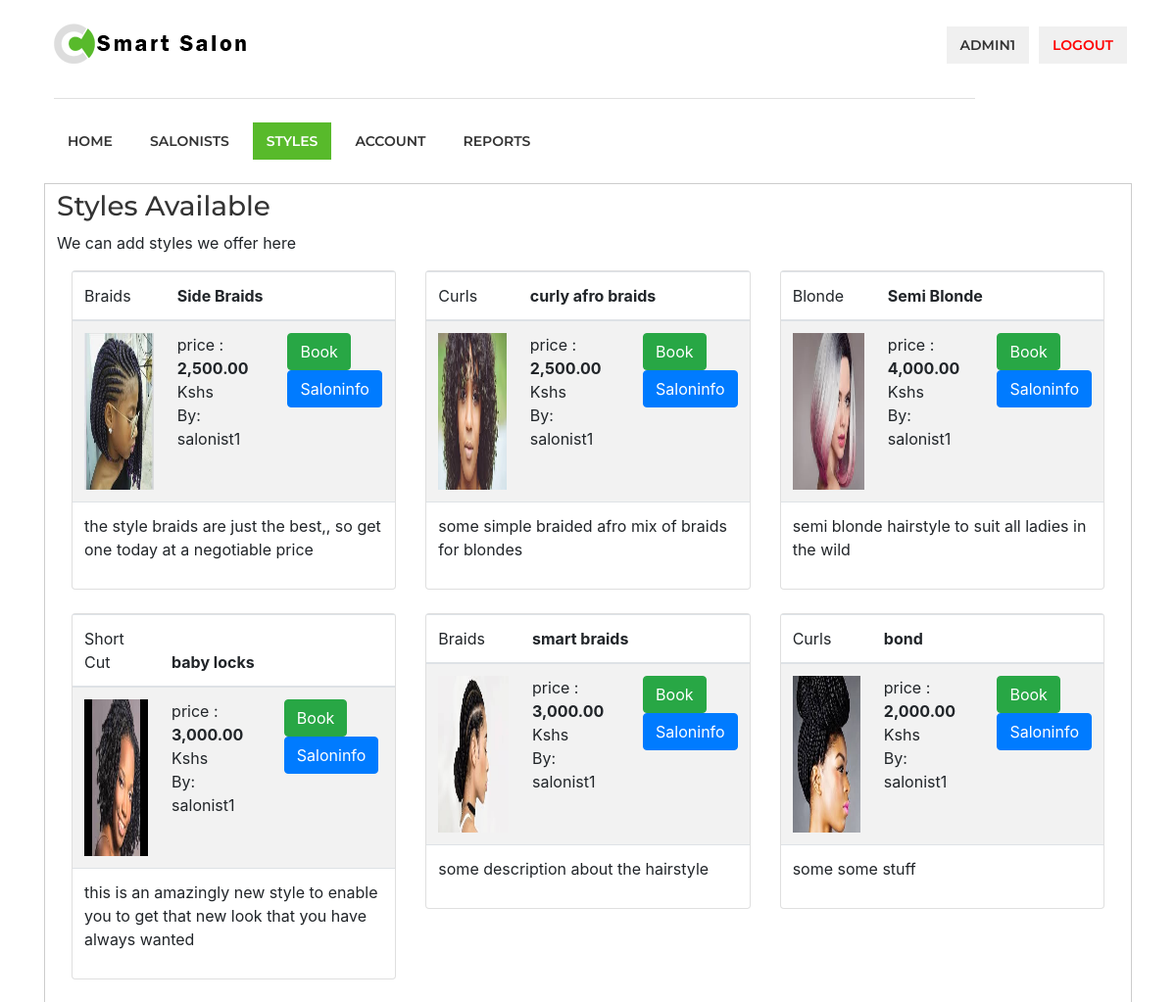
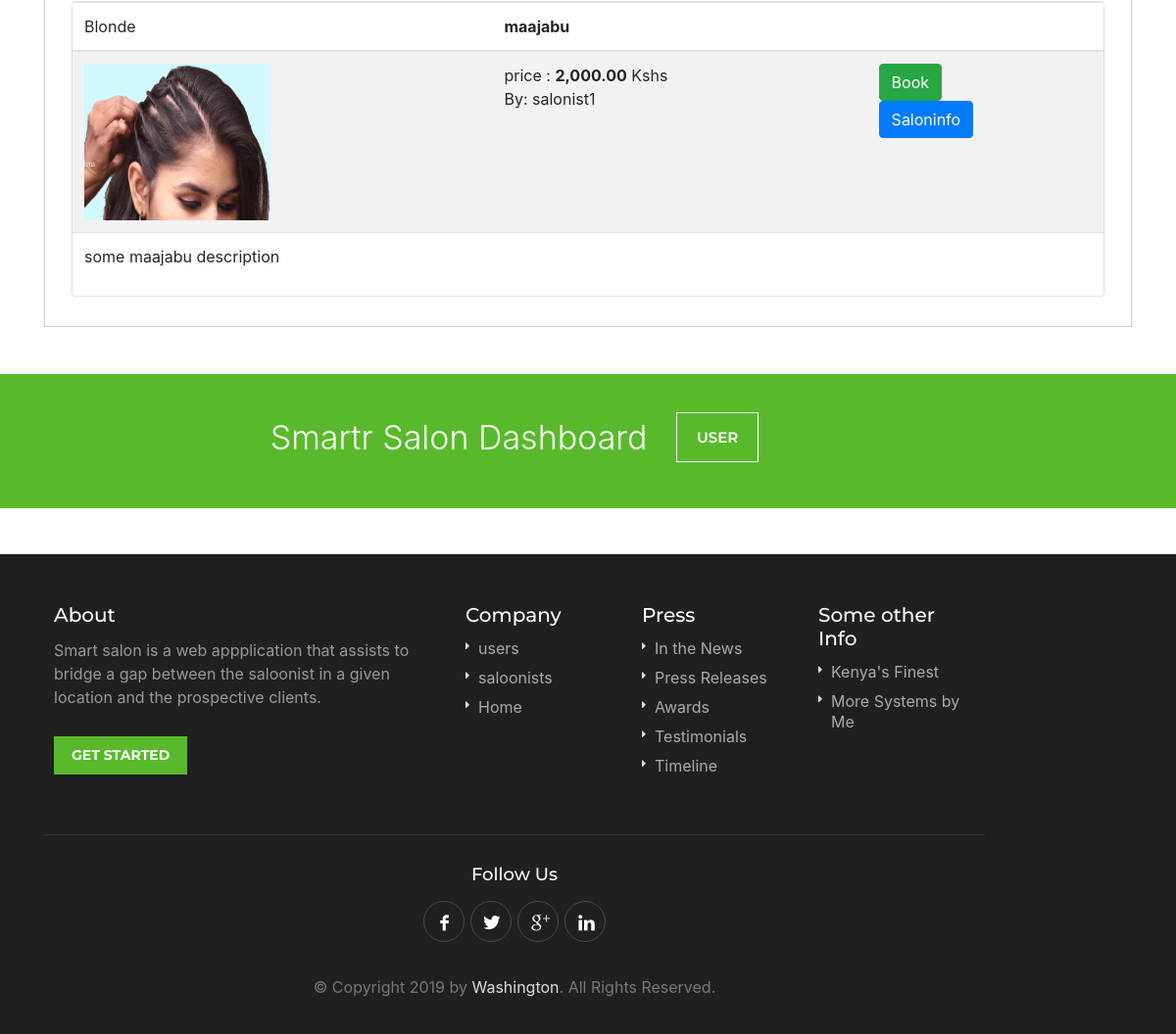
The app's page /user/styles.php (signed in) with its own data (2 pictures, top to bottom).
### tables this page shows
CREATE TABLE `styles` (
  `id` int(11) NOT NULL,
  `image` varchar(100) NOT NULL,
  `sname` varchar(40) NOT NULL,
  `scategory` varchar(40) NOT NULL,
  `sprice` double NOT NULL,
  `sdescription` varchar(255) NOT NULL,
  `salonistid` int(11) NOT NULL,
  `salonistname` varchar(40) NOT NULL
);

### user/styles.php (the view, shortened to what this page needs)
<?php
include('server.php');
?>
<!DOCTYPE html>
<html lang="en">
<head>
<link rel="stylesheet" href="css/style.css">
<link rel="stylesheet" href="css/colors/green.css" id="colors">
<link rel="stylesheet" href="css/bootstrap.min.css">
</head>
<body>
<div id="wrapper">
<header>
<div class="container">
	<div class="sixteen columns">
		<div id="logo">
			<h1><a href="index.php"><img src="images/logo.png" alt="Work Scout" /></a></h1>
		</div>
		<nav id="navigation" class="menu">
			<ul id="responsive">
				<li><a href="index.php">Home</a> </li>
				<li><a href="salonist.php">Salonists</a></li>
				<li><a href="styles.php" id="current">styles</a></li>
				<li><a href="account.php">Account</a> </li>
				<li><a href="reports.php" >Reports</a></li>
			</ul>
			<ul class="float-right">
				<li><a href="#"><?=$_SESSION["username"]?></a></li>
				<li><a href="index.php?logout='1'" style="color: red;">logout</a></li>
			</ul>
		</nav>
	</div>
</div>
</header>
<div class="clearfix"></div>
<section class="section intro">
	<div class="container" id="approved">
		<div style="padding: 6px 12px; border: 1px solid #ccc;">
			<h3>Styles Available</h3>
			<p> We can add styles we offer here </p>
			<?php
			  $query0 = "SELECT * FROM styles ";
			  $result0 = mysqli_query($db, $query0);
			  echo '<div class="card-group">';
			  while($row = mysqli_fetch_array($result0, MYSQLI_NUM)){
					echo '
					<div class="col s12 m7">
						<div class="card horizontal">
						<table class="table table-striped">
							<thead>
								<tr>
									<th sope="col">'.$row[3].'</th>
									<th scope="col" colspan="2"><b>'.$row[2].'</b></th>
								</tr>
							</thead>
							<tr>
								<td tyle="width:50%">
									<div class="card-image">
										<img src="../salonist/styleimages/'.$row[1].'" style="width: 190px; height:160px;">
									</div>
								</td>
								<td style="width:%">
									<div class="card-stacked">
										<div class="card-content">
											price : <b>'.number_format($row[4],2).'</b> Kshs<br>By: '.$row[7].'
										</div>
									</div>
								</td>
								<td>
									<a href="booking.php?id='.$row[0].'"><button class="btn btn-success">Book </button><br>
									<a href="salonistinfo.php?id='.$row[7].'"><button class="btn btn-primary">Saloninfo</button>
								</td>
							</tr>
							<tr>
								<td colspan="3">'.$row[5].'</td>
							</tr>
						</table>
						</div><br>
					</div><br>
					';
			  }
			?>
		</div>
	</div>
	<br>
</section>
<br>
<div class="infobox">
	<div class="container">
		<div class="sixteen columns">Smartr Salon Dashboard <a href="#">USER</a></div>
	</div>
</div>
<div id="footer">
	<div class="container">
		<div class="seven columns">
			<h4>About</h4>
			<p>Smart salon is a web appplication that assists to bridge a gap between the saloonist in a given location
				and the prospective clients.</p>
			<a href="#" class="button">Get Started</a>
		</div>
		<div class="three columns">
			<h4>Company</h4>
			<ul class="footer-links">
				<li><a href="users.php">users</a></li>
				<li><a href="saloonists.php">saloonists</a></li>
				<li><a href="index.php">Home</a></li>
			</ul>
		</div>
		<div class="three columns">
			<h4>Press</h4>
			<ul class="footer-links">
				<li><a href="#">In the News</a></li>
				<li><a href="#">Press Releases</a></li>
				<li><a href="#">Awards</a></li>
				<li><a href="#">Testimonials</a></li>
				<li><a href="#">Timeline</a></li>
			</ul>
		</div>
		<div class="three columns">
			<h4>Some other Info</h4>
			<ul class="footer-links">
				<li><a href="#">Kenya's Finest</a></li>
				<li><a href="#">More Systems by Me</a></li>
			</ul>
		</div>
	</div>
	<div class="container">
		<div class="footer-bottom">
			<div class="sixteen columns">
				<h4>Follow Us</h4>
				<ul class="social-icons">
					<li><a class="facebook" href="#"><i class="icon-facebook"></i></a></li>
					<li><a class="twitter" href="#"><i class="icon-twitter"></i></a></li>
					<li><a class="gplus" href="#"><i class="icon-gplus"></i></a></li>
					<li><a class="linkedin" href="#"><i class="icon-linkedin"></i></a></li>
				</ul>
				<div class="copyrights">©  Copyright 2019 by <a href="#">Washington</a>. All Rights Reserved.</div>
			</div>
		</div>
	</div>
</div>
</div>
</body>
</html>

### user/css/colors/green.css (style rules this page uses)
#current, a.button.gray.app-link.opened, ul.float-right li a:hover, .menu ul li.sfHover a.sf-with-ul, .menu ul li a:hover, a.menu-trigger:hover, #jPanelMenu-menu li a:hover, .search-container button, .upload-btn, button, input[type="button"], input[type="submit"], a.button, .upload-btn:hover, #titlebar.photo-bg a.button.white:hover, a.button.dark:hover, #backtotop a:hover, .mfp-close:hover, .tabs-nav li.active a, .ui-accordion .ui-accordion-header-active:hover, .ui-accordion .ui-accordion-header-active, .highlight.color, .plan.color-2 .plan-price, .plan.color-2 a.button, .tp-leftarrow:hover, .tp-rightarrow:hover, .pagination ul li a.current-page, .pagination .current, .pagination ul li a:hover, .pagination-next-prev ul li a:hover, .infobox, .hover-icon, .comment-by a.reply:hover, .chosen-container .chosen-results li.highlighted, .chosen-container-multi .chosen-choices li.search-choice, .list-search button, .checkboxes input[type=checkbox]:checked + label:before { background-color: #58ba2b; }
a, table td.title a:hover, table.manage-table td.action a:hover, #breadcrumbs ul li a:hover, #titlebar span.icons a:hover, .counter-box i, .counter, #popular-categories li a i, .list-1 li:before, .dropcap, .resume-titlebar span a:hover i, .resumes-list-content h4, .job-overview ul li i, .company-info span a:hover, .infobox a:hover, .meta-tags span a:hover, .widget-text h5 a:hover, .app-content .info span , .app-content .info ul li a:hover { color: #58ba2b; }

### user/css/base.css (style rules this page uses)
html, body, div, span, applet, object, iframe, h1, h2, h3, h4, h5, h6, p, blockquote, pre, a, abbr, acronym, address, big, cite, code, del, dfn, em, img, ins, kbd, q, s, samp, small, strike, strong, sub, sup, tt, var, b, u, i, center, dl, dt, dd, ol, ul, li, fieldset, form, label, legend, table, caption, tbody, tfoot, thead, tr, th, td, article, aside, canvas, details, embed, figure, figcaption, footer, header, hgroup, menu, nav, output, ruby, section, summary, time, mark, audio, video { margin: 0; padding: 0; border: 0; font-size: 100%; font: inherit; vertical-align: baseline; }
article, aside, details, figcaption, figure, footer, header, hgroup, menu, nav, section { display: block; }
body { line-height: 1; }
ol, ul { list-style: none; }
table { border-collapse: collapse; border-spacing: 0; }
body { background-color: #fff; font-size: 16px; line-height: 27px; color: #666; -webkit-font-smoothing: antialiased; -webkit-text-size-adjust: 100%; overflow-x: hidden; }
#wrapper { background-color: #fff; }
body, input[type="text"], input[type="password"], input[type="email"], input[type="number"], textarea, .widget-text h5, h3.centered-headline span, select { font-family: "Lato", "HelveticaNeue", "Helvetica Neue", Helvetica, Arial, sans-serif; }
h1, h2, h3, h4, h5, h6, .button, input[type="button"], input[type="submit"], button, #navigation, .infobox a, .pagination-container, .upload-btn, .skills span, .app-content .info span, .tabs-nav li a, .reply, .ui-accordion .ui-accordion-header, .trigger a, .caption.title, .caption .slider-button, .counter, .counter-box i, a.menu-trigger, #style-switcher h2, .resume-table strong { font-family: "Montserrat", "HelveticaNeue", "Helvetica Neue", Helvetica, Arial, sans-serif; }
img, object, video { height: auto; display: block; }
img { width: auto; border: 0; -ms-interpolation-mode: bicubic; max-width: 100%; }
h1, h2, h3, h4, h5, h6 { color: #333; font-weight: 500; }
h1 a, h2 a, h3 a, h4 a, h5 a, h6 a { font-weight: inherit; }
h1 { font-size: 30px; line-height: 54px; }
h3 { font-size: 22px; line-height: 44px; }
h4 { font-size: 18px; line-height: 36px; }
p { margin: 0 0 15px 0; }
a { color: #505050; text-decoration: none; outline: 0; -webkit-transition: color 0.2s ease-in-out; -moz-transition: color 0.2s ease-in-out; -o-transition: color 0.2s ease-in-out; -transition: color 0.2s ease-in-out; }
ul, ol { margin: 0; }
ul { list-style: none outside; }
li { line-height: 18px; }

### records on screen
styles: scategory "Braids", sname "Side Braids", image (picture), sprice "2,500.00", salonistname "salonist1", sdescription "the style braids are just the best,, so get one today at a negotiable price"
styles: scategory "Curls", sname "curly afro braids", image (picture), sprice "2,500.00", salonistname "salonist1", sdescription "some simple braided afro mix of braids for blondes"
styles: scategory "Blonde", sname "Semi Blonde", image (picture), sprice "4,000.00", salonistname "salonist1", sdescription "semi blonde hairstyle to suit all ladies in the wild"
styles: scategory "Short Cut", sname "baby locks", image (picture), sprice "3,000.00", salonistname "salonist1", sdescription "this is an amazingly new style to enable you to get that new look that you have always wanted"
styles: scategory "Braids", sname "smart braids", image (picture), sprice "3,000.00", salonistname "salonist1", sdescription "some description about the hairstyle"
styles: scategory "Curls", sname "bond", image (picture), sprice "2,000.00", salonistname "salonist1", sdescription "some some stuff"
styles: scategory "Blonde", sname "maajabu", image (placeholder picture), sprice "2,000.00", salonistname "salonist1", sdescription "some maajabu description"

### other values on screen
$_SESSION["username"] "ADMIN1"
